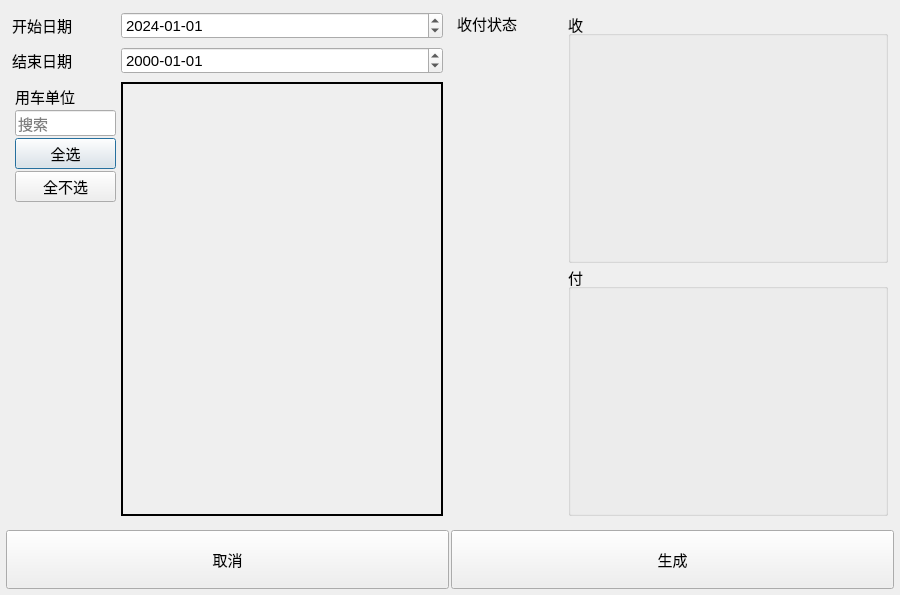
<?xml version="1.0" encoding="UTF-8"?>
<ui version="4.0">
 <class>user_table_dialog</class>
 <widget class="QDialog" name="user_table_dialog">
  <property name="geometry">
   <rect>
    <x>0</x>
    <y>0</y>
    <width>900</width>
    <height>595</height>
   </rect>
  </property>
  <property name="font">
   <font>
    <pointsize>11</pointsize>
   </font>
  </property>
  <property name="windowTitle">
   <string>生成客户账单</string>
  </property>
  <layout class="QVBoxLayout" name="verticalLayout_5" stretch="8,1">
   <property name="spacing">
    <number>2</number>
   </property>
   <property name="leftMargin">
    <number>3</number>
   </property>
   <property name="topMargin">
    <number>3</number>
   </property>
   <property name="rightMargin">
    <number>3</number>
   </property>
   <property name="bottomMargin">
    <number>3</number>
   </property>
   <item>
    <layout class="QHBoxLayout" name="horizontalLayout_6" stretch="1,1">
     <property name="spacing">
      <number>2</number>
     </property>
     <property name="leftMargin">
      <number>3</number>
     </property>
     <property name="topMargin">
      <number>3</number>
     </property>
     <property name="rightMargin">
      <number>3</number>
     </property>
     <property name="bottomMargin">
      <number>3</number>
     </property>
     <item>
      <layout class="QVBoxLayout" name="verticalLayout_4">
       <property name="spacing">
        <number>2</number>
       </property>
       <property name="leftMargin">
        <number>3</number>
       </property>
       <property name="topMargin">
        <number>3</number>
       </property>
       <property name="rightMargin">
        <number>3</number>
       </property>
       <property name="bottomMargin">
        <number>3</number>
       </property>
       <item>
        <layout class="QHBoxLayout" name="horizontalLayout" stretch="1,3">
         <property name="spacing">
          <number>2</number>
         </property>
         <property name="leftMargin">
          <number>3</number>
         </property>
         <property name="topMargin">
          <number>3</number>
         </property>
         <property name="rightMargin">
          <number>3</number>
         </property>
         <property name="bottomMargin">
          <number>3</number>
         </property>
         <item>
          <widget class="QLabel" name="label">
           <property name="text">
            <string>开始日期</string>
           </property>
          </widget>
         </item>
         <item>
          <widget class="QDateEdit" name="user_table_start_date">
           <property name="dateTime">
            <datetime>
             <hour>0</hour>
             <minute>0</minute>
             <second>0</second>
             <year>2024</year>
             <month>1</month>
             <day>1</day>
            </datetime>
           </property>
           <property name="displayFormat">
            <string>yyyy-MM-dd</string>
           </property>
          </widget>
         </item>
        </layout>
       </item>
       <item>
        <layout class="QHBoxLayout" name="horizontalLayout_2" stretch="1,3">
         <property name="spacing">
          <number>2</number>
         </property>
         <property name="leftMargin">
          <number>3</number>
         </property>
         <property name="topMargin">
          <number>3</number>
         </property>
         <property name="rightMargin">
          <number>3</number>
         </property>
         <property name="bottomMargin">
          <number>3</number>
         </property>
         <item>
          <widget class="QLabel" name="label_2">
           <property name="text">
            <string>结束日期</string>
           </property>
          </widget>
         </item>
         <item>
          <widget class="QDateEdit" name="user_table_end_date">
           <property name="displayFormat">
            <string>yyyy-MM-dd</string>
           </property>
          </widget>
         </item>
        </layout>
       </item>
       <item>
        <layout class="QHBoxLayout" name="horizontalLayout_5" stretch="1,3">
         <property name="spacing">
          <number>2</number>
         </property>
         <property name="leftMargin">
          <number>3</number>
         </property>
         <property name="topMargin">
          <number>3</number>
         </property>
         <property name="rightMargin">
          <number>3</number>
         </property>
         <property name="bottomMargin">
          <number>3</number>
         </property>
         <item>
          <layout class="QVBoxLayout" name="verticalLayout">
           <property name="spacing">
            <number>2</number>
           </property>
           <property name="leftMargin">
            <number>3</number>
           </property>
           <property name="topMargin">
            <number>3</number>
           </property>
           <property name="rightMargin">
            <number>3</number>
           </property>
           <property name="bottomMargin">
            <number>3</number>
           </property>
           <item>
            <widget class="QLabel" name="label_3">
             <property name="text">
              <string>用车单位</string>
             </property>
            </widget>
           </item>
           <item>
            <widget class="QLineEdit" name="yongchedanwei_search_key">
             <property name="placeholderText">
              <string>搜索</string>
             </property>
            </widget>
           </item>
           <item>
            <widget class="QPushButton" name="yongchedanwei_select_all_btn">
             <property name="text">
              <string>全选</string>
             </property>
            </widget>
           </item>
           <item>
            <widget class="QPushButton" name="yongchedanwei_select_none_btn">
             <property name="text">
              <string>全不选</string>
             </property>
            </widget>
           </item>
           <item>
            <spacer name="verticalSpacer">
             <property name="orientation">
              <enum>Qt::Vertical</enum>
             </property>
             <property name="sizeHint" stdset="0">
              <size>
               <width>20</width>
               <height>40</height>
              </size>
             </property>
            </spacer>
           </item>
          </layout>
         </item>
         <item>
          <widget class="QScrollArea" name="yongchedanweis">
           <property name="frameShape">
            <enum>QFrame::WinPanel</enum>
           </property>
           <property name="frameShadow">
            <enum>QFrame::Plain</enum>
           </property>
           <property name="sizeAdjustPolicy">
            <enum>QAbstractScrollArea::AdjustToContents</enum>
           </property>
           <property name="widgetResizable">
            <bool>true</bool>
           </property>
           <widget class="QWidget" name="scrollAreaWidgetContents">
            <property name="geometry">
             <rect>
              <x>0</x>
              <y>0</y>
              <width>318</width>
              <height>444</height>
             </rect>
            </property>
           </widget>
          </widget>
         </item>
        </layout>
       </item>
      </layout>
     </item>
     <item>
      <layout class="QHBoxLayout" name="horizontalLayout_3" stretch="1,3">
       <property name="spacing">
        <number>2</number>
       </property>
       <property name="leftMargin">
        <number>3</number>
       </property>
       <property name="topMargin">
        <number>3</number>
       </property>
       <property name="rightMargin">
        <number>3</number>
       </property>
       <property name="bottomMargin">
        <number>3</number>
       </property>
       <item>
        <layout class="QVBoxLayout" name="verticalLayout_3">
         <property name="spacing">
          <number>2</number>
         </property>
         <property name="leftMargin">
          <number>3</number>
         </property>
         <property name="topMargin">
          <number>3</number>
         </property>
         <property name="rightMargin">
          <number>3</number>
         </property>
         <property name="bottomMargin">
          <number>3</number>
         </property>
         <item>
          <widget class="QLabel" name="label_4">
           <property name="text">
            <string>收付状态</string>
           </property>
          </widget>
         </item>
         <item>
          <spacer name="verticalSpacer_2">
           <property name="orientation">
            <enum>Qt::Vertical</enum>
           </property>
           <property name="sizeHint" stdset="0">
            <size>
             <width>20</width>
             <height>40</height>
            </size>
           </property>
          </spacer>
         </item>
        </layout>
       </item>
       <item>
        <layout class="QVBoxLayout" name="verticalLayout_2">
         <property name="spacing">
          <number>2</number>
         </property>
         <property name="leftMargin">
          <number>3</number>
         </property>
         <property name="topMargin">
          <number>3</number>
         </property>
         <property name="rightMargin">
          <number>3</number>
         </property>
         <property name="bottomMargin">
          <number>3</number>
         </property>
         <item>
          <widget class="QGroupBox" name="fu_groupbox">
           <property name="title">
            <string>收</string>
           </property>
           <property name="flat">
            <bool>true</bool>
           </property>
          </widget>
         </item>
         <item>
          <widget class="QGroupBox" name="shou_groupbox">
           <property name="title">
            <string>付</string>
           </property>
           <property name="flat">
            <bool>true</bool>
           </property>
          </widget>
         </item>
        </layout>
       </item>
      </layout>
     </item>
    </layout>
   </item>
   <item>
    <layout class="QHBoxLayout" name="horizontalLayout_4">
     <property name="spacing">
      <number>2</number>
     </property>
     <property name="leftMargin">
      <number>3</number>
     </property>
     <property name="topMargin">
      <number>3</number>
     </property>
     <property name="rightMargin">
      <number>3</number>
     </property>
     <property name="bottomMargin">
      <number>3</number>
     </property>
     <item>
      <widget class="QPushButton" name="user_table_cancel_btn">
       <property name="sizePolicy">
        <sizepolicy hsizetype="Minimum" vsizetype="Expanding">
         <horstretch>0</horstretch>
         <verstretch>0</verstretch>
        </sizepolicy>
       </property>
       <property name="text">
        <string>取消</string>
       </property>
      </widget>
     </item>
     <item>
      <widget class="QPushButton" name="user_table_create_btn">
       <property name="sizePolicy">
        <sizepolicy hsizetype="Minimum" vsizetype="Expanding">
         <horstretch>0</horstretch>
         <verstretch>0</verstretch>
        </sizepolicy>
       </property>
       <property name="text">
        <string>生成</string>
       </property>
      </widget>
     </item>
    </layout>
   </item>
  </layout>
 </widget>
 <resources/>
 <connections/>
</ui>
